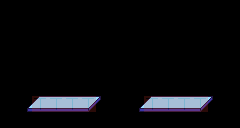

Rendered tile map (Tiled .tmx) drawn with the repository's tilesets; below, a short description and the full map source, tile grids included:
An orthogonal 15x8 tile map with 16x16 px tiles, 2 tile layers (platforms, collision) and 4 objects (spike1, spike2, start, hit1).

<map version="1.4" tiledversion="1.4.1" orientation="orthogonal" renderorder="right-down" width="15" height="8" tilewidth="16" tileheight="16" infinite="0" nextlayerid="7" nextobjectid="5">
 <tileset firstgid="1" name="tiles" tilewidth="16" tileheight="16" tilecount="192" columns="12">
  <image source="../../images/tilesets/tiles.png" width="192" height="256" />
 </tileset>
 <layer id="1" name="platforms" width="15" height="8">
  <data encoding="csv">
0,0,0,0,0,0,0,0,0,0,0,0,0,0,0,
0,0,0,0,0,0,0,0,0,0,0,0,0,0,0,
0,0,0,0,0,0,0,0,0,0,0,0,0,0,0,
0,0,0,0,0,0,0,0,0,0,0,0,0,0,0,
0,0,0,0,0,0,0,0,0,0,0,0,0,0,0,
0,0,0,0,0,0,0,0,0,0,0,0,0,0,0,
0,97,98,99,99,100,101,0,97,98,99,99,100,101,0,
0,0,0,0,0,0,0,0,0,0,0,0,0,0,0
</data>
 </layer>
 <layer id="2" name="collision" width="15" height="8" opacity="0.19">
  <data encoding="csv">
0,0,0,0,0,0,0,0,0,0,0,0,0,0,0,
0,0,0,0,0,0,0,0,0,0,0,0,0,0,0,
0,0,0,0,0,0,0,0,0,0,0,0,0,0,0,
0,0,0,0,0,0,0,0,0,0,0,0,0,0,0,
0,0,0,0,0,0,0,0,0,0,0,0,0,0,0,
0,0,0,0,0,0,0,0,0,0,0,0,0,0,0,
0,0,26,26,26,26,0,0,0,26,26,26,26,0,0,
0,0,0,0,0,0,0,0,0,0,0,0,0,0,0
</data>
 </layer>
 <objectgroup id="6" name="spikes">
  <object id="3" name="spike1" x="146" y="92">
   <point />
  </object>
  <object id="4" name="spike2" x="194" y="92">
   <point />
  </object>
 </objectgroup>
 <objectgroup id="3" name="start">
  <object id="1" name="start" x="56" y="80">
   <point />
  </object>
 </objectgroup>
 <objectgroup id="5" name="hits">
  <object id="2" name="hit1" x="172" y="64">
   <point />
  </object>
 </objectgroup>
</map>
